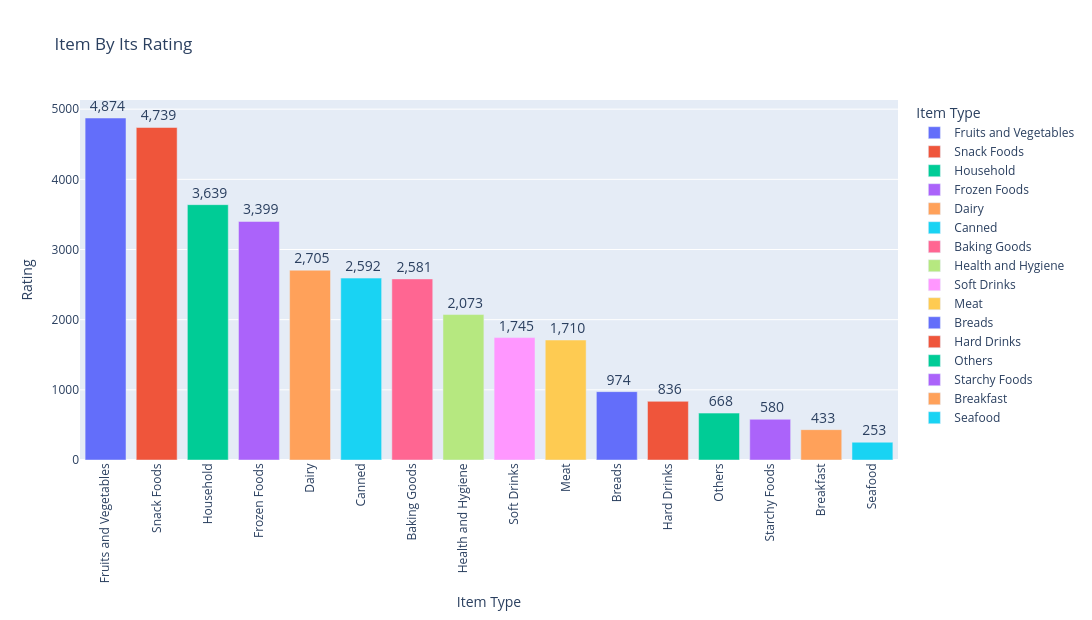

The notebook cell this image was saved under:
### Code cell
fig=px.bar(
    group,
    x='Item Type',
    y='Rating',
    title='Item By Its Rating',
    text='Item Type',
    color='Item Type',
     color_continuous_scale=px.colors.sequential.Viridis)
fig.update_traces(
     texttemplate=' %{y:,.0f}',
    textposition='outside',
    textfont_size=14)
fig.update_layout(
    width=1400,
    height=620,
    autosize=False,
    xaxis_tickangle=-90,
    xaxis={'categoryorder': 'total descending'}
)
fig.show()

### Figure 1 — Plotly figure (JSON) as saved in the notebook; plotly's stock layout.template omitted (floating-point values rounded to 4 significant figures)
{"data": [{"hovertemplate": "Item Type=%{text}<br>Rating=%{y}<extra></extra>", "legendgroup": "Fruits and Vegetables", "marker": {"color": "#636efa", "pattern": {"shape": ""}}, "name": "Fruits and Vegetables", "orientation": "v", "showlegend": true, "text": ["Fruits and Vegetables"], "textfont": {"size": 14}, "textposition": "outside", "texttemplate": " %{y:,.0f}", "type": "bar", "x": ["Fruits and Vegetables"], "xaxis": "x", "y": [4874.0], "yaxis": "y"}, {"hovertemplate": "Item Type=%{text}<br>Rating=%{y}<extra></extra>", "legendgroup": "Snack Foods", "marker": {"color": "#EF553B", "pattern": {"shape": ""}}, "name": "Snack Foods", "orientation": "v", "showlegend": true, "text": ["Snack Foods"], "textfont": {"size": 14}, "textposition": "outside", "texttemplate": " %{y:,.0f}", "type": "bar", "x": ["Snack Foods"], "xaxis": "x", "y": [4739.0], "yaxis": "y"}, {"hovertemplate": "Item Type=%{text}<br>Rating=%{y}<extra></extra>", "legendgroup": "Household", "marker": {"color": "#00cc96", "pattern": {"shape": ""}}, "name": "Household", "orientation": "v", "showlegend": true, "text": ["Household"], "textfont": {"size": 14}, "textposition": "outside", "texttemplate": " %{y:,.0f}", "type": "bar", "x": ["Household"], "xaxis": "x", "y": [3639.0], "yaxis": "y"}, {"hovertemplate": "Item Type=%{text}<br>Rating=%{y}<extra></extra>", "legendgroup": "Frozen Foods", "marker": {"color": "#ab63fa", "pattern": {"shape": ""}}, "name": "Frozen Foods", "orientation": "v", "showlegend": true, "text": ["Frozen Foods"], "textfont": {"size": 14}, "textposition": "outside", "texttemplate": " %{y:,.0f}", "type": "bar", "x": ["Frozen Foods"], "xaxis": "x", "y": [3399.0], "yaxis": "y"}, {"hovertemplate": "Item Type=%{text}<br>Rating=%{y}<extra></extra>", "legendgroup": "Dairy", "marker": {"color": "#FFA15A", "pattern": {"shape": ""}}, "name": "Dairy", "orientation": "v", "showlegend": true, "text": ["Dairy"], "textfont": {"size": 14}, "textposition": "outside", "texttemplate": " %{y:,.0f}", "type": "bar", "x": ["Dairy"], "xaxis": "x", "y": [2705.0], "yaxis": "y"}, {"hovertemplate": "Item Type=%{text}<br>Rating=%{y}<extra></extra>", "legendgroup": "Canned", "marker": {"color": "#19d3f3", "pattern": {"shape": ""}}, "name": "Canned", "orientation": "v", "showlegend": true, "text": ["Canned"], "textfont": {"size": 14}, "textposition": "outside", "texttemplate": " %{y:,.0f}", "type": "bar", "x": ["Canned"], "xaxis": "x", "y": [2592.0], "yaxis": "y"}, {"hovertemplate": "Item Type=%{text}<br>Rating=%{y}<extra></extra>", "legendgroup": "Baking Goods", "marker": {"color": "#FF6692", "pattern": {"shape": ""}}, "name": "Baking Goods", "orientation": "v", "showlegend": true, "text": ["Baking Goods"], "textfont": {"size": 14}, "textposition": "outside", "texttemplate": " %{y:,.0f}", "type": "bar", "x": ["Baking Goods"], "xaxis": "x", "y": [2581.0], "yaxis": "y"}, {"hovertemplate": "Item Type=%{text}<br>Rating=%{y}<extra></extra>", "legendgroup": "Health and Hygiene", "marker": {"color": "#B6E880", "pattern": {"shape": ""}}, "name": "Health and Hygiene", "orientation": "v", "showlegend": true, "text": ["Health and Hygiene"], "textfont": {"size": 14}, "textposition": "outside", "texttemplate": " %{y:,.0f}", "type": "bar", "x": ["Health and Hygiene"], "xaxis": "x", "y": [2073.0], "yaxis": "y"}, {"hovertemplate": "Item Type=%{text}<br>Rating=%{y}<extra></extra>", "legendgroup": "Soft Drinks", "marker": {"color": "#FF97FF", "pattern": {"shape": ""}}, "name": "Soft Drinks", "orientation": "v", "showlegend": true, "text": ["Soft Drinks"], "textfont": {"size": 14}, "textposition": "outside", "texttemplate": " %{y:,.0f}", "type": "bar", "x": ["Soft Drinks"], "xaxis": "x", "y": [1745.0], "yaxis": "y"}, {"hovertemplate": "Item Type=%{text}<br>Rating=%{y}<extra></extra>", "legendgroup": "Meat", "marker": {"color": "#FECB52", "pattern": {"shape": ""}}, "name": "Meat", "orientation": "v", "showlegend": true, "text": ["Meat"], "textfont": {"size": 14}, "textposition": "outside", "texttemplate": " %{y:,.0f}", "type": "bar", "x": ["Meat"], "xaxis": "x", "y": [1710.0], "yaxis": "y"}, {"hovertemplate": "Item Type=%{text}<br>Rating=%{y}<extra></extra>", "legendgroup": "Breads", "marker": {"color": "#636efa", "pattern": {"shape": ""}}, "name": "Breads", "orientation": "v", "showlegend": true, "text": ["Breads"], "textfont": {"size": 14}, "textposition": "outside", "texttemplate": " %{y:,.0f}", "type": "bar", "x": ["Breads"], "xaxis": "x", "y": [974.2], "yaxis": "y"}, {"hovertemplate": "Item Type=%{text}<br>Rating=%{y}<extra></extra>", "legendgroup": "Hard Drinks", "marker": {"color": "#EF553B", "pattern": {"shape": ""}}, "name": "Hard Drinks", "orientation": "v", "showlegend": true, "text": ["Hard Drinks"], "textfont": {"size": 14}, "textposition": "outside", "texttemplate": " %{y:,.0f}", "type": "bar", "x": ["Hard Drinks"], "xaxis": "x", "y": [836.2], "yaxis": "y"}, {"hovertemplate": "Item Type=%{text}<br>Rating=%{y}<extra></extra>", "legendgroup": "Others", "marker": {"color": "#00cc96", "pattern": {"shape": ""}}, "name": "Others", "orientation": "v", "showlegend": true, "text": ["Others"], "textfont": {"size": 14}, "textposition": "outside", "texttemplate": " %{y:,.0f}", "type": "bar", "x": ["Others"], "xaxis": "x", "y": [668.3], "yaxis": "y"}, {"hovertemplate": "Item Type=%{text}<br>Rating=%{y}<extra></extra>", "legendgroup": "Starchy Foods", "marker": {"color": "#ab63fa", "pattern": {"shape": ""}}, "name": "Starchy Foods", "orientation": "v", "showlegend": true, "text": ["Starchy Foods"], "textfont": {"size": 14}, "textposition": "outside", "texttemplate": " %{y:,.0f}", "type": "bar", "x": ["Starchy Foods"], "xaxis": "x", "y": [580.2], "yaxis": "y"}, {"hovertemplate": "Item Type=%{text}<br>Rating=%{y}<extra></extra>", "legendgroup": "Breakfast", "marker": {"color": "#FFA15A", "pattern": {"shape": ""}}, "name": "Breakfast", "orientation": "v", "showlegend": true, "text": ["Breakfast"], "textfont": {"size": 14}, "textposition": "outside", "texttemplate": " %{y:,.0f}", "type": "bar", "x": ["Breakfast"], "xaxis": "x", "y": [432.6], "yaxis": "y"}, {"hovertemplate": "Item Type=%{text}<br>Rating=%{y}<extra></extra>", "legendgroup": "Seafood", "marker": {"color": "#19d3f3", "pattern": {"shape": ""}}, "name": "Seafood", "orientation": "v", "showlegend": true, "text": ["Seafood"], "textfont": {"size": 14}, "textposition": "outside", "texttemplate": " %{y:,.0f}", "type": "bar", "x": ["Seafood"], "xaxis": "x", "y": [253.4], "yaxis": "y"}], "layout": {"autosize": false, "barmode": "relative", "height": 620, "legend": {"title": {"text": "Item Type"}, "tracegroupgap": 0}, "title": {"text": "Item By Its Rating"}, "width": 1400, "xaxis": {"anchor": "y", "categoryarray": ["Fruits and Vegetables", "Snack Foods", "Household", "Frozen Foods", "Dairy", "Canned", "Baking Goods", "Health and Hygiene", "Soft Drinks", "Meat", "Breads", "Hard Drinks", "Others", "Starchy Foods", "Breakfast", "Seafood"], "categoryorder": "total descending", "domain": [0, 1], "tickangle": -90, "title": {"text": "Item Type"}}, "yaxis": {"anchor": "x", "domain": [0, 1], "title": {"text": "Rating"}}}}
